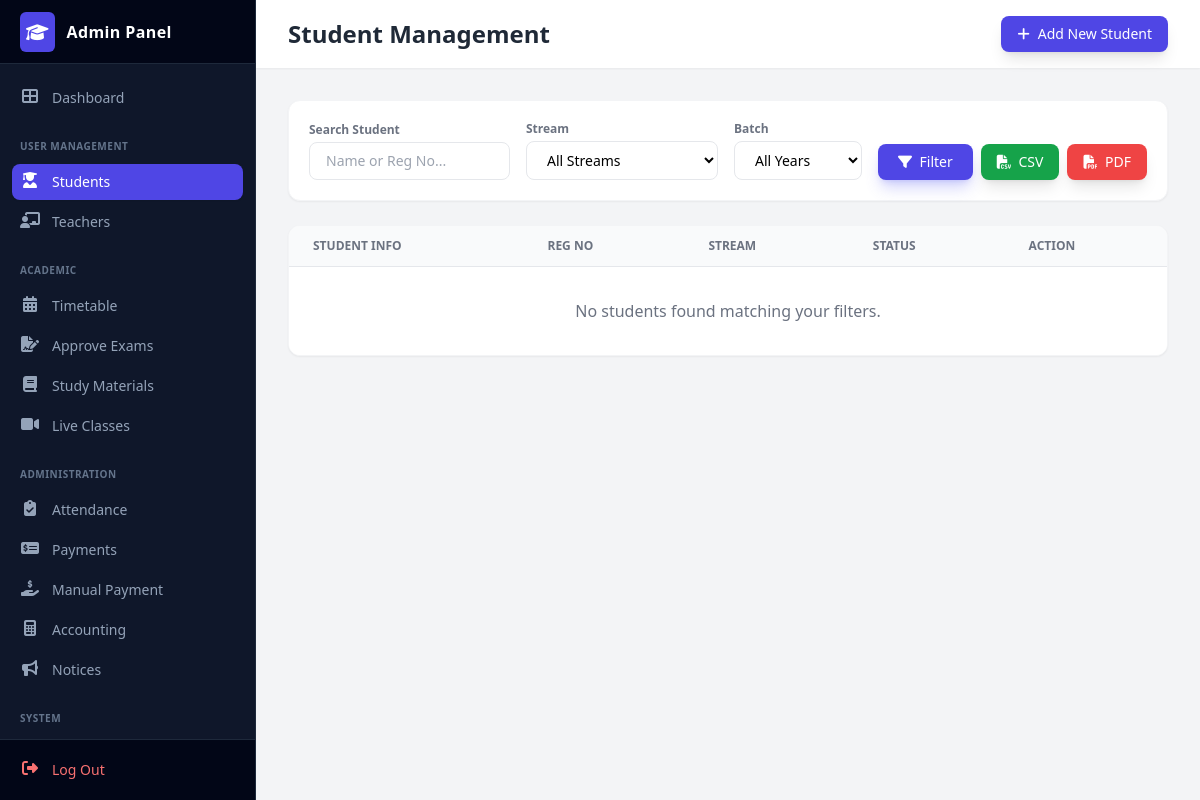
Before: /admin/student.php with the older database file.
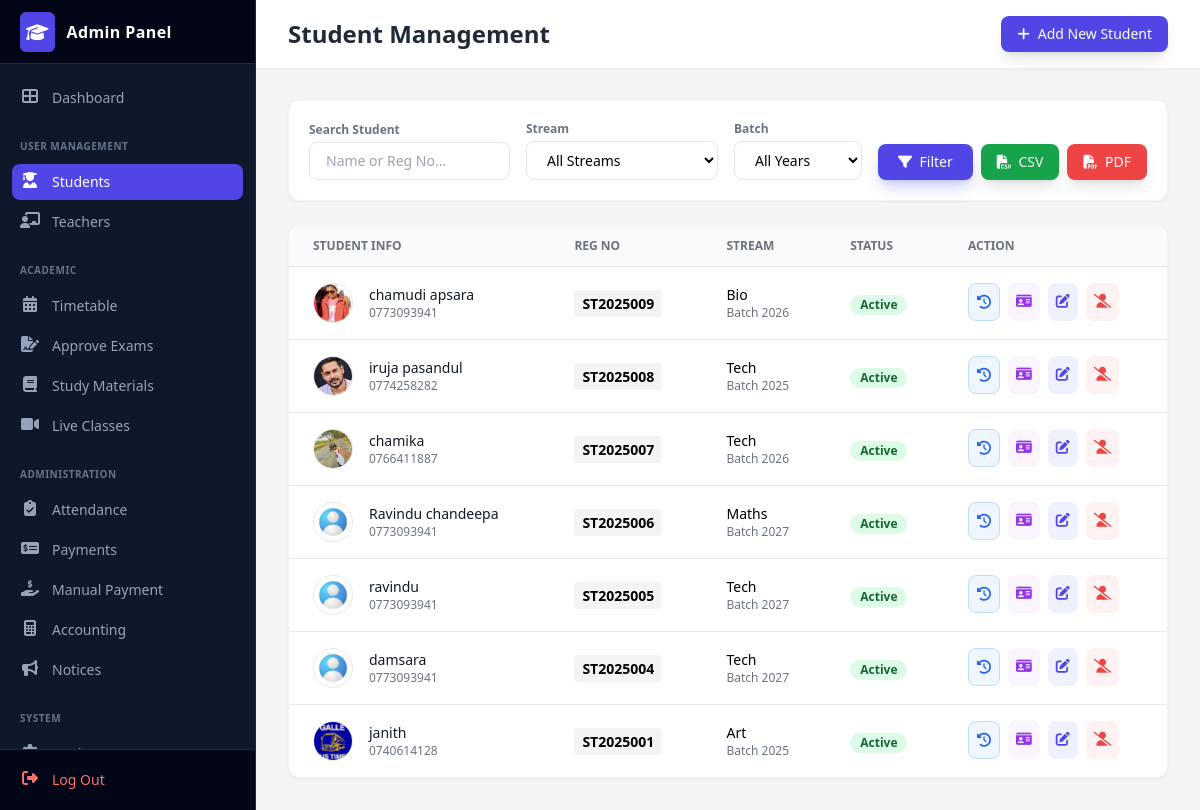
After: the same page with the newer database file.
### tables this page shows
CREATE TABLE `students` (
  `student_id` int(11) NOT NULL,
  `reg_number` varchar(20) NOT NULL,
  `full_name` varchar(150) NOT NULL,
  `nic` varchar(20) NOT NULL,
  `dob` date NOT NULL,
  `gender` varchar(10) NOT NULL,
  `school` varchar(150) DEFAULT NULL,
  `address` text DEFAULT NULL,
  `student_phone` varchar(15) DEFAULT NULL,
  `parent_phone` varchar(15) NOT NULL,
  `email` varchar(150) NOT NULL,
  `stream` varchar(50) NOT NULL,
  `batch` varchar(10) NOT NULL,
  `photo` varchar(255) DEFAULT NULL,
  `registered_date` datetime DEFAULT current_timestamp(),
  `status` int(11) DEFAULT 1
);

### admin/student.php (the view, shortened to what the rows shown need)
<?php
include 'db_con.php';
?>
<!DOCTYPE html>
<html lang="en">
<head>
    <script src="https://cdn.tailwindcss.com"></script>
    <link rel="stylesheet" href="https://cdnjs.cloudflare.com/ajax/libs/font-awesome/6.4.0/css/all.min.css">
</head>
<body class="bg-gray-100 font-sans antialiased">
    <div class="ml-64 flex flex-col min-h-screen">
        <header class="bg-white shadow-sm py-4 px-8 flex justify-between items-center sticky top-0 z-40">
            <h2 class="text-2xl font-bold text-gray-800">Student Management</h2>
        </header>
        <main class="p-8">
            <div class="bg-white rounded-xl shadow-sm border border-gray-100 overflow-hidden">
                <div class="overflow-x-auto">
                    <table class="min-w-full divide-y divide-gray-200">
                        <thead class="bg-gray-50">
                            <tr>
                                <th class="px-6 py-3 text-left text-xs font-bold text-gray-500 uppercase">Student Info</th>
                                <th class="px-6 py-3 text-left text-xs font-bold text-gray-500 uppercase">Reg No</th>
                                <th class="px-6 py-3 text-left text-xs font-bold text-gray-500 uppercase">Stream</th>
                                <th class="px-6 py-3 text-left text-xs font-bold text-gray-500 uppercase">Status</th>
                                <th class="px-6 py-3 text-left text-xs font-bold text-gray-500 uppercase">Action</th>
                            </tr>
                        </thead>
                        <tbody class="bg-white divide-y divide-gray-200">
                            <?php
                            $sql = "SELECT * FROM students WHERE 1=1";
                            $sql .= " ORDER BY student_id DESC";
                            $result = false;
                            $stmt = $conn->prepare($sql);
                            if ($stmt) {
                                $stmt->execute();
                                $result = $stmt->get_result();
                            } else {
                                echo "<tr><td colspan='5' class='text-center py-8 text-red-500'>Database Query Error.</td></tr>";
                            }
                            if ($result && $result->num_rows > 0) {
                                while($row = $result->fetch_assoc()) {
                                    $status_val = isset($row['status']) ? $row['status'] : 1;
                                    $is_active = ($status_val == 1);
                                    $status_color = $is_active ? 'bg-green-100 text-green-800' : 'bg-red-100 text-red-800';
                                    $status_text = $is_active ? 'Active' : 'Inactive';
                                    $photo_name = $row['photo'];
                                    $photo_path = (!empty($photo_name) && file_exists("../assets/images/students/" . $photo_name))
                                        ? "../assets/images/students/" . $photo_name
                                        : "../assets/images/user2.jpg";
                            ?>
                            <tr class="hover:bg-gray-50 transition">
                                <td class="px-6 py-4 whitespace-nowrap">
                                    <div class="flex items-center">
                                        <div class="flex-shrink-0 h-10 w-10">
                                            <img class="h-10 w-10 rounded-full object-cover border" src="<?php echo $photo_path; ?>" alt="Photo">
                                        </div>
                                        <div class="ml-4">
                                            <div class="text-sm font-medium text-gray-900"><?php echo htmlspecialchars($row['full_name']); ?></div>
                                            <div class="text-xs text-gray-500"><?php echo htmlspecialchars($row['student_phone']); ?></div>
                                        </div>
                                    </div>
                                </td>
                                <td class="px-6 py-4 whitespace-nowrap">
                                    <span class="text-sm font-bold bg-gray-100 px-2 py-1 rounded"><?php echo $row['reg_number']; ?></span>
                                </td>
                                <td class="px-6 py-4 whitespace-nowrap">
                                    <div class="text-sm font-medium"><?php echo $row['stream']; ?></div>
                                    <div class="text-xs text-gray-500">Batch <?php echo $row['batch']; ?></div>
                                </td>
                                <td class="px-6 py-4 whitespace-nowrap">
                                    <span class="px-2.5 py-0.5 inline-flex text-xs font-semibold rounded-full <?php echo $status_color; ?>">
                                        <?php echo $status_text; ?>
                                    </span>
                                </td>
                                <td class="px-6 py-4 whitespace-nowrap text-sm font-medium flex gap-2">
                                    <a href="student_enrollments.php?student_id=<?php echo $row['student_id']; ?>"
                                       class="p-2 rounded-lg text-blue-600 bg-blue-50 hover:bg-blue-100 transition border border-blue-200"
                                       title="View Enrollment History">
                                        <i class="fas fa-history"></i>
                                    </a>
                                    <a href="print_id_card.php?id=<?php echo $row['student_id']; ?>" target="_blank" class="p-2 rounded-lg text-purple-600 bg-purple-50 hover:bg-purple-100 transition" title="Print ID Card">
                                        <i class="fas fa-id-card"></i>
                                    </a>
                                    <a href="#" class="p-2 rounded-lg text-indigo-600 bg-indigo-50 hover:bg-indigo-100" title="Edit">
                                        <i class="fas fa-edit"></i>
                                    </a>
                                    <a href="student_status.php?id=<?php echo $row['student_id']; ?>&status=<?php echo $status_val; ?>"
                                       class="p-2 rounded-lg <?php echo $is_active ? 'text-red-500 bg-red-50' : 'text-green-600 bg-green-50'; ?>"
                                       onclick="return confirm('Change status?')"
                                       title="Change Status">
                                        <i class="fas <?php echo $is_active ? 'fa-user-slash' : 'fa-user-check'; ?>"></i>
                                    </a>
                                </td>
                            </tr>
                            <?php
                                }
                            } else if ($result !== false) {
                                echo "<tr><td colspan='5' class='text-center py-8 text-gray-500'>No students found matching your filters.</td></tr>";
                            }
                            ?>
                        </tbody>
                    </table>
                </div>
            </div>
        </main>
    </div>
</body>
</html>

Changed rows visible on the page:
added students: photo (picture), full_name "chamudi apsara", student_phone "0773093941", reg_number "ST2025009", stream "Bio", batch "2026", status "Active"
added students: photo (picture), full_name "iruja pasandul", student_phone "0774258282", reg_number "ST2025008", stream "Tech", batch "2025", status "Active"
added students: photo (picture), full_name "chamika", student_phone "0766411887", reg_number "ST2025007", stream "Tech", batch "2026", status "Active"
added students: full_name "Ravindu chandeepa", student_phone "0773093941", reg_number "ST2025006", stream "Maths", batch "2027", status "Active"
added students: full_name "ravindu", student_phone "0773093941", reg_number "ST2025005", stream "Tech", batch "2027", status "Active"
added students: full_name "damsara", student_phone "0773093941", reg_number "ST2025004", stream "Tech", batch "2027", status "Active"
added students: photo (picture), full_name "janith", student_phone "0740614128", reg_number "ST2025001", stream "Art", batch "2025", status "Active"
Other visible differences:
text no longer shown: "No students found matching your filters."
